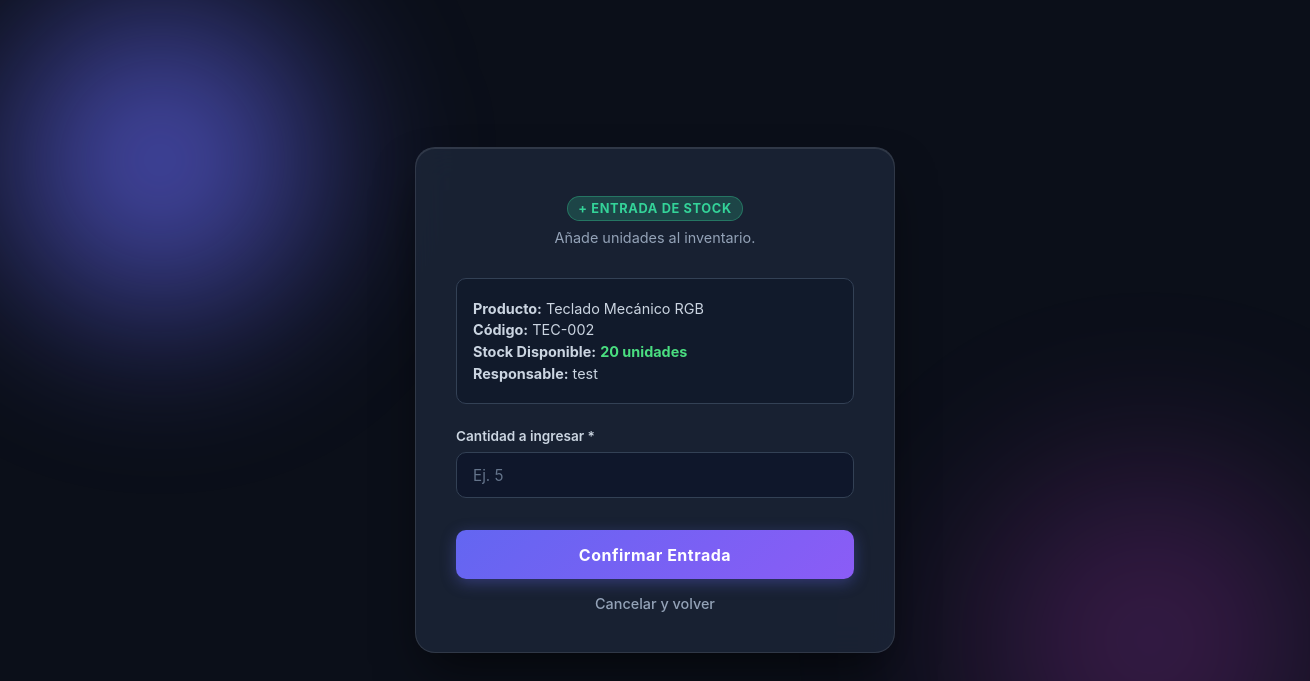
The app's page /movimiento.php?tipo=entrada&id=3 (signed in) with its own data.
### tables this page shows
CREATE TABLE `producto` (
  `id_producto` int(11) NOT NULL,
  `id_categoria` int(11) NOT NULL,
  `codigo` varchar(50) NOT NULL,
  `nombre` varchar(150) NOT NULL,
  `descripcion` text DEFAULT NULL,
  `precio` decimal(10,2) NOT NULL,
  `stock_actual` int(11) NOT NULL DEFAULT 0,
  `stock_minimo` int(11) NOT NULL DEFAULT 0,
  `estado` tinyint(4) NOT NULL DEFAULT 1
);

### movimiento.php (the view, shortened to what this page needs)
<?php
require_once "conexion.php";
$id_producto = $_GET["id"] ?? null;
$tipo = strtolower(trim($_GET["tipo"] ?? "entrada"));
try {
    $stmt = $conexion->prepare("SELECT * FROM producto WHERE id_producto = :id LIMIT 1");
    $stmt->execute([":id" => $id_producto]);
    $producto = $stmt->fetch(PDO::FETCH_ASSOC);
} catch (PDOException $e) {
    die("Error al consultar el producto: " . $e->getMessage());
}
?>
<!DOCTYPE html>
<html lang="es">
<head>
  <link rel="stylesheet" href="diseño.css">
</head>
<body>
  <div class="form-container">
    <div class="form-header">
      <h2>
        <span class="badge-tipo <?= ($tipo === 'entrada') ? 'badge-in' : 'badge-out' ?>">
          <?= ($tipo === 'entrada') ? '+ Entrada de Stock' : '- Salida de Stock' ?>
        </span>
      </h2>
      <p style="margin-top: 0.5rem;">
        <?= ($tipo === 'entrada') ? 'Añade unidades al inventario.' : 'Registra retiro o venta de unidades.' ?>
      </p>
    </div>
    <div class="info-card">
      <p><strong>Producto:</strong> <?= htmlspecialchars($producto['nombre']) ?></p>
      <p><strong>Código:</strong> <?= htmlspecialchars($producto['codigo']) ?></p>
      <p><strong>Stock Disponible:</strong> <span class="stock-badge-val"><?= $producto['stock_actual'] ?> unidades</span></p>
      <p><strong>Responsable:</strong> <?= htmlspecialchars($_SESSION["nombre"] ?? "Usuario") ?></p>
    </div>
    <form action="movimiento.php?tipo=<?= $tipo ?>&id=<?= $producto['id_producto'] ?>" method="POST">
      <div class="form-group">
        <label for="cantidad">Cantidad a <?= ($tipo === 'entrada') ? 'ingresar' : 'retirar' ?> *</label>
        <input
          type="number"
          id="cantidad"
          name="cantidad"
          min="1"
          <?= ($tipo === 'salida') ? 'max="' . $producto['stock_actual'] . '"' : '' ?>
          placeholder="Ej. 5"
          required
          value="<?= htmlspecialchars($_POST['cantidad'] ?? '') ?>"
        >
      </div>
      <button type="submit">
        <?= ($tipo === 'entrada') ? 'Confirmar Entrada' : 'Confirmar Salida' ?>
      </button>
      <a href="inicio.php" class="btn-cancelar">Cancelar y volver</a>
    </form>
  </div>
</body>
</html>

### diseño.css (style rules this page uses)
* { box-sizing: border-box; margin: 0; padding: 0; font-family: -apple-system, BlinkMacSystemFont, "Segoe UI", Roboto, Helvetica, Arial, sans-serif; }
body { background-color: #0b0f19; display: flex; justify-content: center; align-items: center; min-height: 100vh; padding: 1.5rem; position: relative; overflow: hidden; }
body::before { content: ""; position: absolute; width: 480px; height: 480px; background: radial-gradient(circle, rgba(99, 102, 241, 0.8) 0%, rgba(99, 102, 241, 0) 70%); top: -80px; left: -80px; border-radius: 50%; filter: blur(60px); z-index: 0; animation: floatOrbOne 14s ease-in-out infinite alternate; }
body::after { content: ""; position: absolute; width: 520px; height: 520px; background: radial-gradient(circle, rgba(217, 70, 239, 0.28) 0%, rgba(217, 70, 239, 0) 70%); bottom: -100px; right: -100px; border-radius: 50%; filter: blur(70px); z-index: 0; animation: floatOrbTwo 16s ease-in-out infinite alternate; }
.form-container { position: relative; z-index: 1; background: rgba(30, 41, 59, 0.75); backdrop-filter: blur(16px); -webkit-backdrop-filter: blur(16px); width: 100%; max-width: 440px; padding: 2.5rem; border-radius: 20px; border: 1px solid rgba(255, 255, 255, 0.1); box-shadow: 0 25px 50px -12px rgba(0, 0, 0, 0.6), inset 0 1px 0 rgba(255, 255, 255, 0.1); animation: fadeInUp 0.6s cubic-bezier(0.16, 1, 0.3, 1) forwards; }
.form-header { margin-bottom: 2rem; text-align: center; }
.form-header h2 { font-size: 1.6rem; font-weight: 700; color: #f8fafc; margin-bottom: 0.5rem; letter-spacing: -0.02em; }
.form-header p { font-size: 0.9rem; color: #94a3b8; }
.form-group { margin-bottom: 1.25rem; }
label { display: block; font-size: 0.85rem; font-weight: 600; color: #cbd5e1; margin-bottom: 0.5rem; }
input, textarea { width: 100%; padding: 0.8rem 1rem; border: 1.5px solid #334155; border-radius: 10px; font-size: 0.95rem; color: #f1f5f9; background-color: rgba(15, 23, 42, 0.85); outline: none; transition: all 0.25s ease; }
input::placeholder, textarea::placeholder { color: #64748b; }
button { position: relative; width: 100%; padding: 0.9rem 1.5rem; font-size: 1rem; font-weight: 700; letter-spacing: 0.5px; color: #ffffff; border: none; border-radius: 10px; cursor: pointer; margin-top: 0.75rem; overflow: hidden; background: linear-gradient(135deg, #6366f1, #8b5cf6, #d946ef); background-size: 200% 200%; box-shadow: 0 4px 15px rgba(99, 102, 241, 0.35); transition: all 0.3s cubic-bezier(0.4, 0, 0.2, 1); animation: pulseGradient 6s ease infinite; }
button::before { content: ''; position: absolute; top: 0; left: -100%; width: 60%; height: 100%; background: linear-gradient( 120deg, transparent, rgba(255, 255, 255, 0.35), transparent ); transform: skewX(-20deg); transition: left 0.6s ease; }

### records on screen
producto: nombre "Teclado Mecánico RGB", codigo "TEC-002", stock_actual "20"

### other values on screen
$_SESSION["nombre"] "test"
